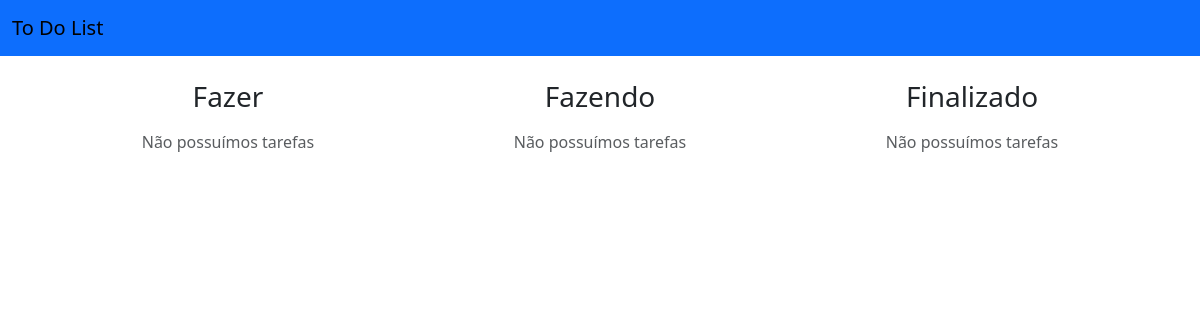
Before: / with the older database file.
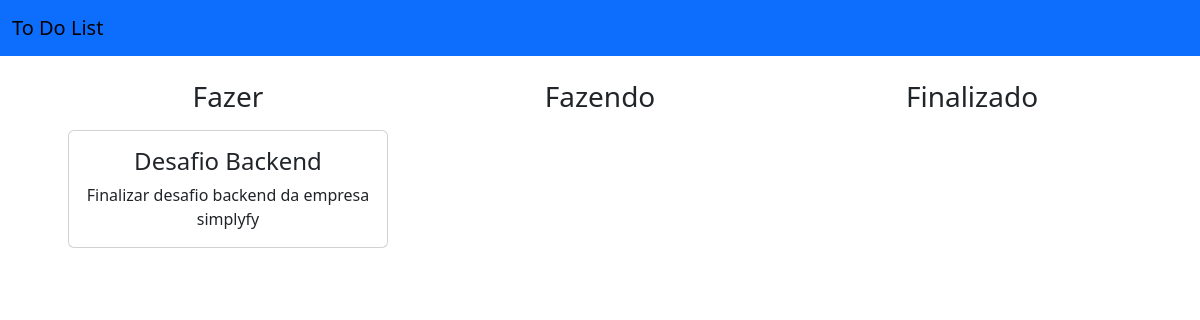
After: the same page with the newer database file.
### ToDoList/categoria/models.py (models this page shows, shortened)
class Categoria(models.Model):
    nome = models.CharField(max_length=50)
    class Meta:
        db_table = 'categoria'
        verbose_name = 'Categoria'

### ToDoList/tarefas/models.py (models this page shows, shortened)
class Tarefas(models.Model):
    nome = models.CharField(max_length=100)
    descricao = models.TextField()
    prioridade = models.ForeignKey(Categoria, on_delete=models.CASCADE, default=1)
    realizado = models.BooleanField(default=False)
    class Meta:
        db_table = 'tarefas'
        verbose_name = 'Tarefa'

### home/views.py (the view)
# urls.py: 2. Add a URL to urlpatterns:  path('', views.home, name='home')
def home(request):
    categorias = Categoria.objects.all()
    tarefas = tarefas_list()
    return render(request, 'base.html', {'categorias': categorias, 'tarefas': tarefas})

### home/views.py (called while the page is built)
def tarefas_list():
    tarefas = Tarefas.objects.select_related("prioridade").all()
    return tarefas

### templates/base.html (shortened to what this page needs)
{% load django_bootstrap5 %}
<!DOCTYPE html>
<html lang="pt-br">
<head>
    {% bootstrap_css %}
</head>
<body>
    {% include 'navbar.html'%}
    <div class="container my-4">
        {% include 'tarefas.html' %}
    </div>
</body>
</html>

### templates/navbar.html
<nav class="navbar navbar-light bg-primary">
  <div class="container-fluid">
    <a class="navbar-brand" href="#" >To Do List</a>
  </div>
</nav>

### ToDoList/tarefas/templates/tarefas.html
<div class="container text-center">
  <div class="row align-items-start">
    {% for c in categorias %}
      <div class="col">
        <h3 class="mb-3">{{ c.nome }}</h3>
        {% for t in tarefas %}
          {% if t.prioridade_id == c.id %}
            <div class="card mb-3 mx-auto" style="max-width: 320px;">
              <div class="card-body">
                <h4 class="card-title">{{ t.nome }}</h4>
                <p class="card-text">{{ t.descricao }}</p>
              </div>
            </div>
          {% endif %}
        {% empty %}
          <p class="text-muted">Não possuímos tarefas</p>
        {% endfor %}
      </div>
    {% empty %}
      <p class="text-muted">Não possui categorias</p>
    {% endfor %}
  </div>
</div>

Changed rows visible on the page:
shown differently, row unchanged: Categoria "Fazer": no longer shows "Não possuímos tarefas"
added Tarefas: nome "Desafio Backend", descricao "Finalizar desafio backend da empresa simplyfy", shown under Categoria "Fazer"
shown differently, row unchanged: Categoria "Fazendo": no longer shows "Não possuímos tarefas"
shown differently, row unchanged: Categoria "Finalizado": no longer shows "Não possuímos tarefas"
